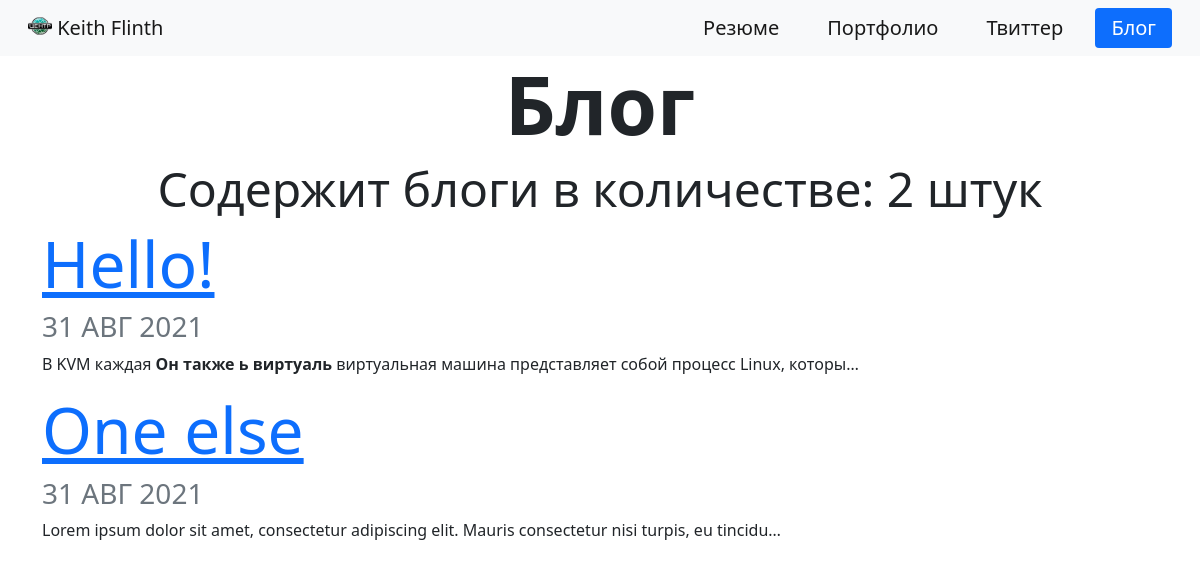
Screenshot of /blog/ with the database file from the repository.
### blog/models.py (models this page shows, shortened)
class Blog(models.Model):
    title = models.CharField(max_length=200)
    date_published = models.DateField(default=timezone.now)
    description = models.TextField()

### blog/views.py (the view)
# urls.py: path('', views.all_blogs, name='all_blogs'),
def all_blogs(request):
    blogs = Blog.objects.order_by('date_published')
    return render(request, 'blog/all_blogs.html', {'blogs': blogs})

### blog/templates/blog/all_blogs.html (shortened to what this page needs)
{% extends 'portfolio/base.html' %}
{% block content %}
<div class="container">
    <h1 class="display-1 text-center fw-bold">Блог</h1>
    <h2 class="display-5 text-center">Содержит блоги в количестве: {{ blogs.count }} штук</h2>
    {% for blog in blogs %}
    <a href="{% url 'blog:detail' blog.id %}"><h2 class="text-primary display-3 ">{{ blog.title }}</h2></a>
    <h3 class="text-secondary fw-lighter">{{ blog.date_published|date:'d M Y'|upper }}</h3>
    <p>{{ blog.description|safe|truncatechars:100 }}</p>
    {% endfor %}
</div>
{% endblock %}

### portfolio/templates/portfolio/base.html (shortened to what this page needs)
<!doctype html>
<html lang="ru">
  <head>
    {% load static %}
    <link href="https://cdn.jsdelivr.net/npm/bootstrap@5.1.0/dist/css/bootstrap.min.css" rel="stylesheet">
  </head>
  <body>
    <nav class="navbar navbar-expand-lg navbar-light bg-light">
      <div class="container container-fluid">
          <a class="navbar-brand nav-link" href="{% url 'blog:all_blogs' %}">
            <img src="{% static 'portfolio/logo.png' %}" alt="Logo" height="24" class="d-inline-block align-text-top">  Keith Flinth
          </a>
      </div>
      <div class="container justify-content-end nav nav-pills">
          <a class="navbar-brand nav-link" href="{% static 'portfolio/resume.pdf' %}">Резюме</a>
          <a class="navbar-brand nav-link" href="/">Портфолио</a>
          <a class="navbar-brand nav-link" href="https://twitter.com/keithflint" target="_blank" >Твиттер</a>
          <a class="navbar-brand nav-link active" href="{% url 'blog:all_blogs' %}">Блог</a>
      </div>
    </nav>
    {% block content %}{% endblock %}
  </body>
</html>

### rows the page displays
Blog: title "Hello!", date_published "31 АВГ 2021", description "В KVM каждая Он также ь виртуаль виртуальная машина представляет собой процесс Linux, которы…"
Blog: title "One else", date_published "31 АВГ 2021", description "Lorem ipsum dolor sit amet, consectetur adipiscing elit. Mauris consectetur nisi turpis, eu tincidu…"

### other values shown
{{ blogs.count }} "2"
